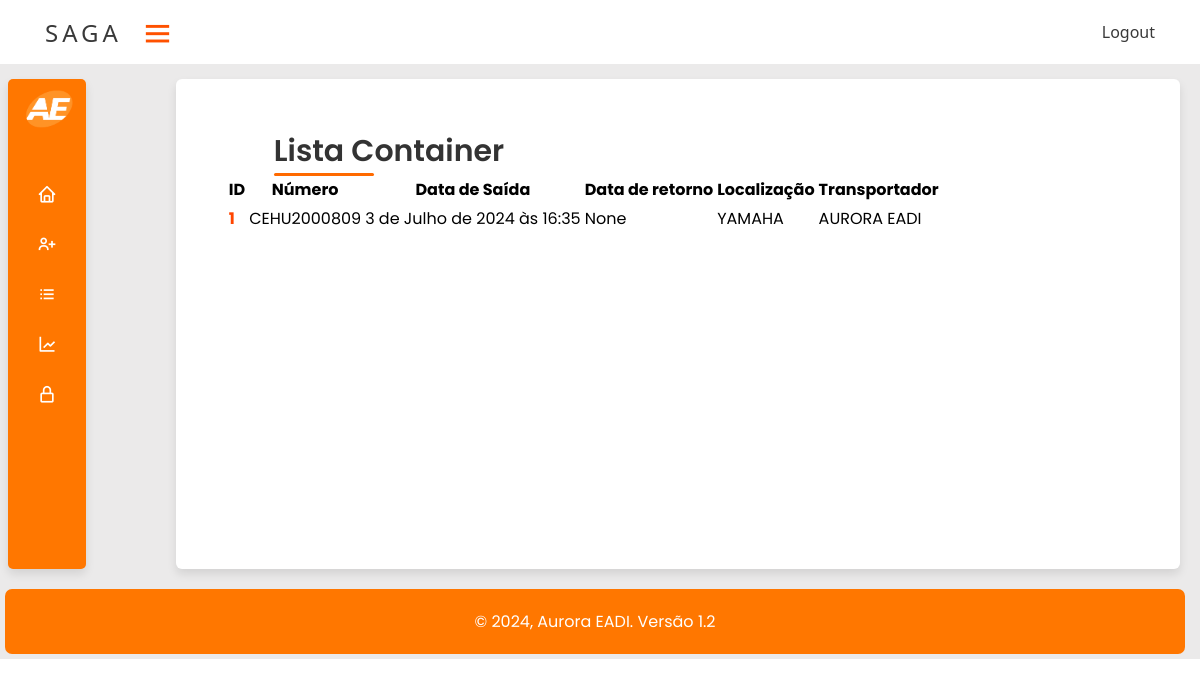
Screenshot of /main/lista-cedido (signed in) with the database file from the repository.
### main/models.py (models this page shows, shortened)
class Cedido(models.Model):
    numero = models.ForeignKey(Container_Aurora, on_delete=models.PROTECT)
    data_saida = models.DateTimeField(null=True, blank=True)
    data_retorno = models.DateTimeField(null=True, blank=True)
    preenchimento_saida = models.ForeignKey(Preenchimento, on_delete=models.PROTECT, related_name='cedido_preenchimento_saida', blank=True)
    preenchimento_retorno = models.ForeignKey(Preenchimento, on_delete=models.PROTECT, related_name='cedido_preenchimento_retorno', blank=True, null=True)
    cavalo_saida = models.CharField(max_length=8)
    cavalo_retorno = models.CharField(max_length=8, blank=True, null=True)
    prancha_saida = models.CharField(max_length=8)
    prancha_retorno = models.CharField(max_length=8, blank=True, null=True)
    motorista_saida = models.ForeignKey(Motorista, on_delete=models.PROTECT, related_name='cedido_motorista_saida', blank=True)
    motorista_retorno = models.ForeignKey(Motorista, on_delete=models.PROTECT, related_name='cedido_motorista_retorno', blank=True, null=True)
    lacre = models.ForeignKey(Lacre, on_delete=models.PROTECT)
    tipo = models.ForeignKey(TipoContainer, on_delete=models.PROTECT)
    origem = models.CharField(max_length=25)
    destino = models.CharField(max_length=25, blank=True)
    transportador = models.ForeignKey(Transportadora, on_delete=models.PROTECT)
    avaria = models.ManyToManyField(TipoAvaria, blank=True)

class Container_Aurora(models.Model):
    numero = models.CharField(max_length=11)
    data_inicio = models.DateField(auto_now=False, null=True)
    data_fim = models.DateField(auto_now=False, null=True, blank=True)
    fornecedor = models.CharField(max_length=20, null=True)
    def __str__(self):
        return self.numero

class Transportadora(models.Model):
    nome = models.CharField(max_length=100, unique=True)
    cnpj = models.CharField(max_length=14, unique=True)
    def __str__(self):
        return self.nome

### main/views.py (the view)
# urls.py: path('lista-cedido', lista_cedido, name="main_lista_cedido"),
@login_required
def lista_cedido(request):
    cedido = Cedido.objects.all()
    form = CedidoForm()
    data = {'cedido': cedido, 'form': form}
    return render(request, 'main/lista_cedido.html', data)

### main/templates/main/lista_cedido.html (shortened to what this page needs)
{% extends "base.html" %}
{% load static %}
{% block extra_head %}
<link rel="stylesheet" href="//cdn.datatables.net/2.0.8/css/dataTables.dataTables.min.css">
<link rel="stylesheet" type="text/css" href="https://cdn.datatables.net/1.11.5/css/dataTables.bootstrap5.min.css">
{% endblock %}
{% block main %}
<header>Lista Container</header>
<table id="table-content">
    <thead>
        <tr>
            <th>ID</th>
            <th>Número</th>
            <th>Data de Saída</th>
            <th>Data de retorno</th>
            <th>Localização</th>
            <th>Transportador</th>
        </tr>
    </thead>
    <tbody>
        {% for cedido in cedido %}
        <tr>
            <td><a href="{% url 'main_cedido_update' cedido.id %}"> {{ cedido.id }}</a></td>
            <td>{{ cedido.numero }}</td>
            <td>{{ cedido.data_saida }}</td>
            <td>{{ cedido.data_retorno }}</td>
            <td>{{ cedido.destino }}</td>
            <td>{{ cedido.transportador }}</td>
        </tr>
        {% endfor %}
    </tbody>
</table>
{% endblock %}

### static/assets/style.css (style rules this page uses)
* { margin: 0; }
:root { --color_Blue: #ffb300; --color_Dark1: #ff7700; --color_Dark2: #ffb300; --color_Light1: #fff; --color_Light2: #ffffff; }
.content header { position: relative; font-size: 30px; font-weight: 600; color: #333; padding-left: 6vh; }
.content header::before { content: ""; position: absolute; left: 6vh; bottom: -2px; height: 3px; width: 100px; border-radius: 8px; background-color: rgb(255, 106, 0); }
#table-content a { text-decoration: none; color: orangered; font-weight: bold; }
:root { --blue: #ff7700; --white: #fff; --gray: #f5f5f5; --black1: #222; --black2: #999; }

### rows the page displays
Cedido: id "1", numero "CEHU2000809", data_saida "3 de Julho de 2024 às 16:35", data_retorno "None", destino "YAMAHA", transportador "AURORA EADI"
